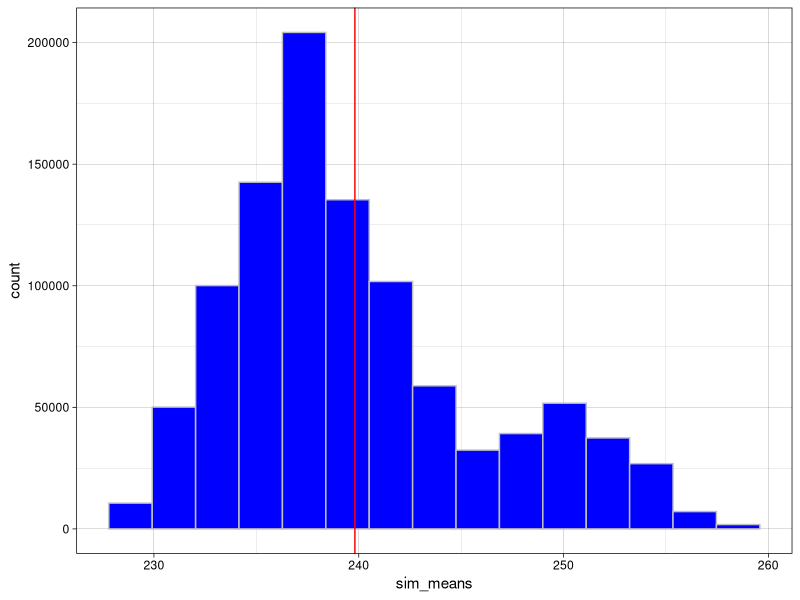
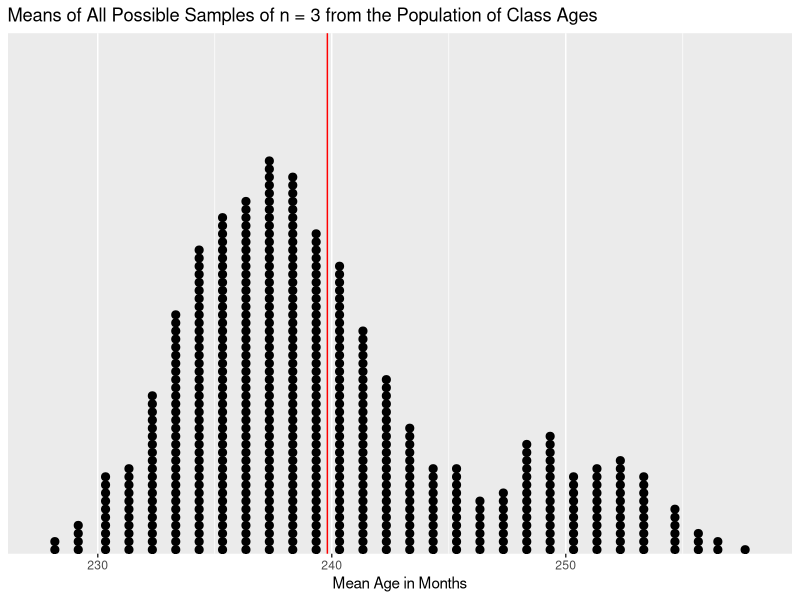

The R script that drew these images, in order:
## ---- chunk 1
knitr::opts_chunk$set(message = FALSE, warning = FALSE, comment = NA)
## ---- chunk 2
library(tidyverse)
library(combinat)
## ---- chunk 3
pop_ages = c(234, 241, 233, 227, 251, 227, 242, 239, 241, 238, 230, 246, 231, 243, 238, 276)

(mu <- mean(pop_ages))
## ---- chunk 4
sampleIDs <- c(3, 6, 15)
sample_ages <- pop_ages[sampleIDs] # use vector index [ ] to get data for sampled students
(xbar1 <- mean(sample_ages))
## ---- chunk 5
sampleIDs <- c(5, 15, 16)
sample_ages <- pop_ages[sampleIDs]
(xbar2 <- mean(sample_ages))
## ---- chunk 6
sims  <- 10^6              # number of samples
pop_N <- length(pop_ages)  # population size
n     <- 3                 # sample size

sim_means <- numeric(sims) # store the simulated sample means

for (i in 1:sims) {
  sampleIDs    <- sample(pop_N, n)           # choose sample IDs
  sim_means[i] <- mean(pop_ages[sampleIDs])  # compute/store mean
}

ggplot(NULL, aes(x = sim_means)) +
  geom_histogram(bins = 15, color = "gray", fill = "blue") +
  geom_vline(xintercept = mu, color = "red") +
  theme_linedraw()

mean(sim_means)
sd(sim_means)
## ---- chunk 7
choose(pop_N, n)
## ---- chunk 8
all_samples <- combn(pop_ages, n)        # each matrix column is one sample
all_means   <- colSums(all_samples) / n  # compute the mean of each sample

ggplot(NULL, aes(x = all_means)) +
  geom_dotplot(dotsize = 0.35) +
  geom_vline(xintercept = mu, color = "red") +
  scale_y_continuous(NULL, breaks = NULL, expand = c(0, 0)) +
  labs(title = "Means of All Possible Samples of n = 3 from the Population of Class Ages",
       x = "Mean Age in Months")

mean(all_means)
sd(all_means)
## ---- chunk 9
sessionInfo()
